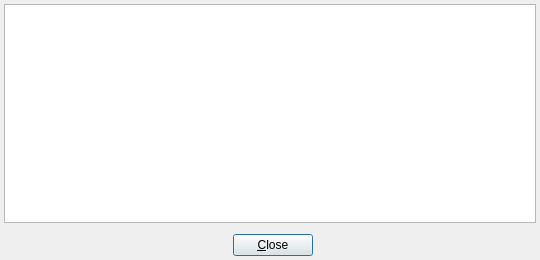
<?xml version="1.0" encoding="UTF-8"?>
<ui version="4.0">
 <class>PopupMessage</class>
 <widget class="QDialog" name="PopupMessage">
  <property name="windowModality">
   <enum>Qt::ApplicationModal</enum>
  </property>
  <property name="geometry">
   <rect>
    <x>0</x>
    <y>0</y>
    <width>540</width>
    <height>260</height>
   </rect>
  </property>
  <property name="sizePolicy">
   <sizepolicy hsizetype="Fixed" vsizetype="Fixed">
    <horstretch>1</horstretch>
    <verstretch>0</verstretch>
   </sizepolicy>
  </property>
  <property name="minimumSize">
   <size>
    <width>540</width>
    <height>260</height>
   </size>
  </property>
  <property name="maximumSize">
   <size>
    <width>540</width>
    <height>260</height>
   </size>
  </property>
  <property name="windowTitle">
   <string>UwTerminalX Message</string>
  </property>
  <property name="sizeGripEnabled">
   <bool>false</bool>
  </property>
  <property name="modal">
   <bool>true</bool>
  </property>
  <layout class="QGridLayout" name="gridLayout_2">
   <property name="leftMargin">
    <number>4</number>
   </property>
   <property name="topMargin">
    <number>4</number>
   </property>
   <property name="rightMargin">
    <number>4</number>
   </property>
   <property name="bottomMargin">
    <number>4</number>
   </property>
   <item row="0" column="0">
    <layout class="QGridLayout" name="gridLayout">
     <item row="3" column="0">
      <layout class="QHBoxLayout" name="horizontalLayout">
       <property name="leftMargin">
        <number>5</number>
       </property>
       <property name="topMargin">
        <number>5</number>
       </property>
       <item>
        <spacer name="horizontalSpacer">
         <property name="orientation">
          <enum>Qt::Horizontal</enum>
         </property>
         <property name="sizeHint" stdset="0">
          <size>
           <width>40</width>
           <height>20</height>
          </size>
         </property>
        </spacer>
       </item>
       <item>
        <widget class="QPushButton" name="btn_Close">
         <property name="text">
          <string>&amp;Close</string>
         </property>
         <property name="default">
          <bool>true</bool>
         </property>
        </widget>
       </item>
       <item>
        <spacer name="horizontalSpacer_2">
         <property name="orientation">
          <enum>Qt::Horizontal</enum>
         </property>
         <property name="sizeHint" stdset="0">
          <size>
           <width>40</width>
           <height>20</height>
          </size>
         </property>
        </spacer>
       </item>
      </layout>
     </item>
     <item row="0" column="0">
      <widget class="QPlainTextEdit" name="text_Message">
       <property name="font">
        <font>
         <family>Lucida Console</family>
         <pointsize>8</pointsize>
        </font>
       </property>
       <property name="undoRedoEnabled">
        <bool>false</bool>
       </property>
       <property name="readOnly">
        <bool>true</bool>
       </property>
      </widget>
     </item>
    </layout>
   </item>
  </layout>
 </widget>
 <resources/>
 <connections/>
</ui>
